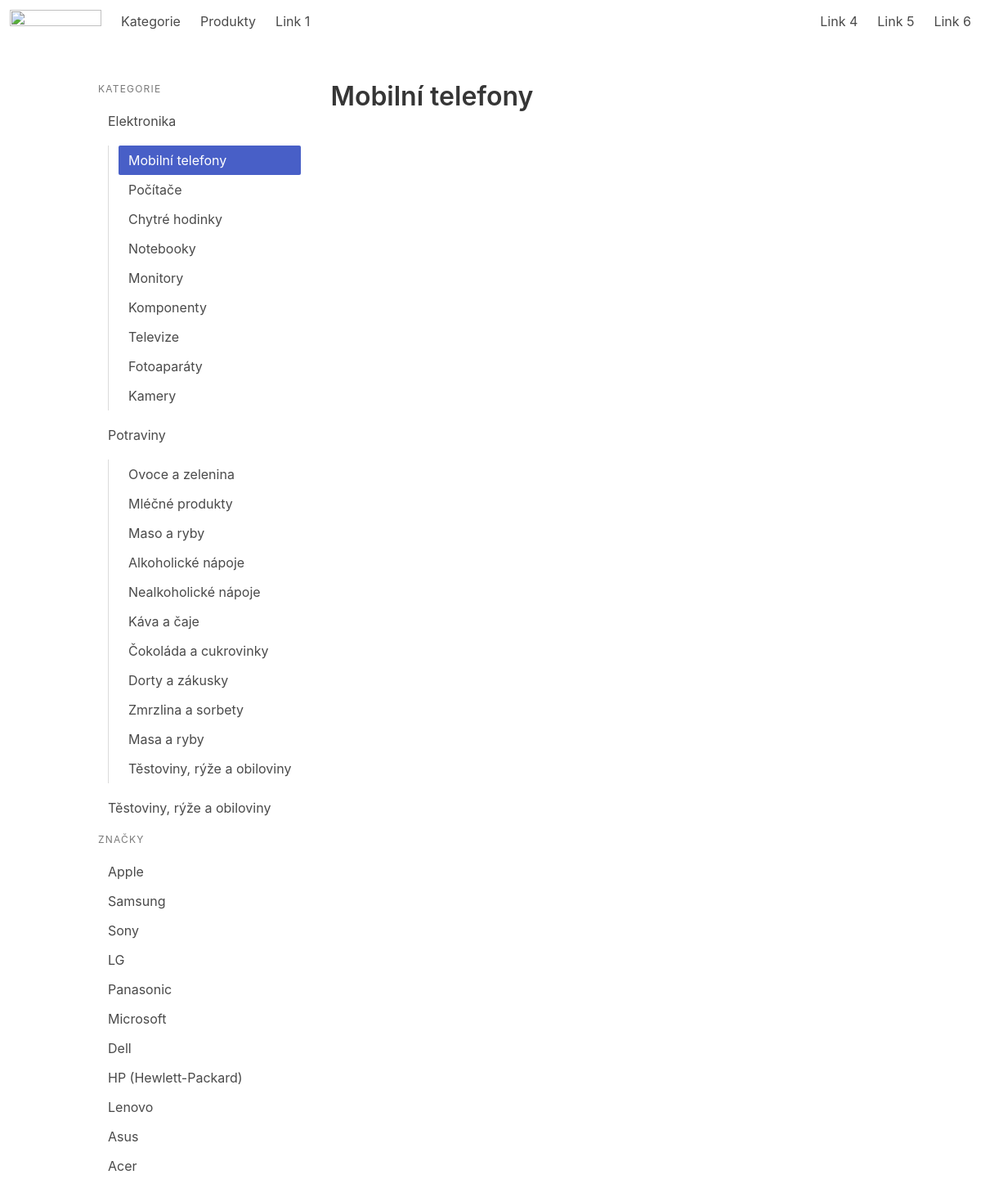
Page /mobilni-telefony/ on the committed database.
### eshop/models.py (models this page shows, shortened)
class SlugNazevModel(models.Model):
    nazev = models.CharField(max_length=100)
    slug = models.SlugField(max_length=100, blank=True)
    class Meta:
        abstract = True

class Kategorie(SlugNazevModel):
    nadkategorie = models.ForeignKey(
        'self',
        on_delete=models.PROTECT,
        blank=True,
        null=True,
        related_name='podkategorie',
    )
    def get_absolute_url(self):
        return reverse('eshop:kategorie_detail', kwargs={'slug': self.slug})

class Znacka(SlugNazevModel):
    logo = models.ImageField(blank=True)
    def get_absolute_url(self):
        return reverse('eshop:znacka_detail', kwargs={'slug': self.slug})

### eshop/views.py (the view)
# urls.py: path('<slug:slug>/', views.kategorie_detail, name='kategorie_detail'),
def kategorie_detail(request, slug):
    kategorie = Kategorie.objects.get(slug=slug)
    return render(request, 'eshop/kategorie_detail.html', context={'kategorie': kategorie})

### eshop/context_processor.py (called while the page is built)
def kategorie_context(request):
    kategorie = Kategorie.objects.select_related('nadkategorie')
    znacky = Znacka.objects.all()
    return {
        'KATEGORIE': kategorie,
        'ZNACKY': znacky,
    }

### eshop/templates/eshop/kategorie_detail.html
{% extends 'eshop/_layout.html' %}
{% block eshop_content %}
    <h1 class="title">{{ kategorie.nazev }}</h1>
{% endblock %}

### eshop/templates/eshop/_layout.html (shortened to what this page needs)
<!DOCTYPE html>
<html>
<head>
    <link rel="stylesheet" href="https://cdn.jsdelivr.net/npm/bulma@0.9.4/css/bulma.min.css">
</head>
<body>
{% include 'eshop/include/nav.html' %}
<section class="section">
    <div class="container">
        <div class="columns">
            <div class="column is-narrow">
                <aside class="menu">
                    <p class="menu-label">Kategorie</p>
                    <ul class="menu-list">
                        {% for KAT in KATEGORIE %}
                            {% if not KAT.nadkategorie %}
                                <li>
                                    <a {% if KAT == kategorie %}class="is-active"{% endif %} href="{{ KAT.get_absolute_url }}">{{ KAT.nazev }}</a>
                                    <ul>
                                        {% for PODKAT in KAT.podkategorie.all %}
                                            <li><a {% if PODKAT == kategorie %}class="is-active"{% endif %} href="{{ PODKAT.get_absolute_url }}">{{ PODKAT.nazev }}</a></li>
                                        {% endfor %}
                                    </ul>
                                </li>
                            {% endif %}
                        {% endfor %}
                    </ul>
                    <p class="menu-label">Značky</p>
                    <ul class="menu-list">
                        {% for ZNACKA in ZNACKY %}
                            <li><a href="{{ ZNACKA.get_absolute_url }}">{{ ZNACKA.nazev }}</a></li>
                        {% endfor %}
                    </ul>
                </aside>
            </div>
            <div class="column">
                {% block eshop_content %}
                {% endblock %}
            </div>
        </div>
    </div>
</section>
</body>
</html>

### rows in the picture
Kategorie: nazev "Elektronika"
Kategorie: nazev "Mobilní telefony"
Kategorie: nazev "Počítače"
Kategorie: nazev "Chytré hodinky"
Kategorie: nazev "Notebooky"
Kategorie: nazev "Monitory"
Kategorie: nazev "Komponenty"
Kategorie: nazev "Televize"
Kategorie: nazev "Fotoaparáty"
Kategorie: nazev "Kamery"
Kategorie: nazev "Potraviny"
Kategorie: nazev "Ovoce a zelenina"
Kategorie: nazev "Mléčné produkty"
Kategorie: nazev "Maso a ryby"
Kategorie: nazev "Alkoholické nápoje"
Kategorie: nazev "Nealkoholické nápoje"
Kategorie: nazev "Káva a čaje"
Kategorie: nazev "Čokoláda a cukrovinky"
Kategorie: nazev "Dorty a zákusky"
Kategorie: nazev "Zmrzlina a sorbety"
Kategorie: nazev "Masa a ryby"
Kategorie: nazev "Těstoviny, rýže a obiloviny"
Kategorie: nazev "Těstoviny, rýže a obiloviny"
Znacka: nazev "Apple"
Znacka: nazev "Samsung"
Znacka: nazev "Sony"
Znacka: nazev "LG"
Znacka: nazev "Panasonic"
Znacka: nazev "Microsoft"
Znacka: nazev "Dell"
Znacka: nazev "HP (Hewlett-Packard)"
Znacka: nazev "Lenovo"
Znacka: nazev "Asus"
Znacka: nazev "Acer"
